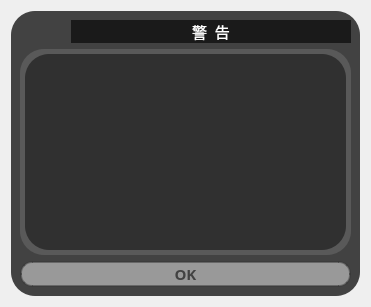
<?xml version="1.0" encoding="UTF-8"?>
<ui version="4.0">
 <class>WarningDialog</class>
 <widget class="QDialog" name="WarningDialog">
  <property name="geometry">
   <rect>
    <x>0</x>
    <y>0</y>
    <width>371</width>
    <height>307</height>
   </rect>
  </property>
  <property name="windowTitle">
   <string>Dialog</string>
  </property>
  <property name="styleSheet">
   <string notr="true">background-color: none;
</string>
  </property>
  <layout class="QVBoxLayout" name="verticalLayout_2">
   <item>
    <widget class="QFrame" name="frame">
     <property name="styleSheet">
      <string notr="true">color:white;
background-color: rgba(42, 42, 42, 224);
border: none;
border-radius: 24px
</string>
     </property>
     <property name="frameShape">
      <enum>QFrame::StyledPanel</enum>
     </property>
     <property name="frameShadow">
      <enum>QFrame::Raised</enum>
     </property>
     <layout class="QVBoxLayout" name="verticalLayout">
      <item>
       <layout class="QHBoxLayout" name="horizontalLayout">
        <item>
         <widget class="QLabel" name="WarningIconLabel">
          <property name="maximumSize">
           <size>
            <width>45</width>
            <height>40</height>
           </size>
          </property>
          <property name="styleSheet">
           <string notr="true">background-color:none</string>
          </property>
          <property name="text">
           <string/>
          </property>
          <property name="pixmap">
           <pixmap>../waring.png</pixmap>
          </property>
          <property name="scaledContents">
           <bool>true</bool>
          </property>
         </widget>
        </item>
        <item>
         <widget class="QLabel" name="warningLabel">
          <property name="maximumSize">
           <size>
            <width>16777215</width>
            <height>40</height>
           </size>
          </property>
          <property name="font">
           <font>
            <family>微軟正黑體</family>
            <pointsize>11</pointsize>
           </font>
          </property>
          <property name="styleSheet">
           <string notr="true">QLabel#warningLabel{
	color: white;
	background-color: rgba(20, 20, 20, 224);
	border-style: solid;
	border-color: white;
	border-radius: 19px;
	inset red;
}

</string>
          </property>
          <property name="text">
           <string>警  告</string>
          </property>
          <property name="alignment">
           <set>Qt::AlignCenter</set>
          </property>
         </widget>
        </item>
       </layout>
      </item>
      <item>
       <widget class="QWidget" name="messageWidget" native="true">
        <property name="sizePolicy">
         <sizepolicy hsizetype="Preferred" vsizetype="Expanding">
          <horstretch>0</horstretch>
          <verstretch>0</verstretch>
         </sizepolicy>
        </property>
        <property name="minimumSize">
         <size>
          <width>0</width>
          <height>180</height>
         </size>
        </property>
        <property name="styleSheet">
         <string notr="true">color:white;
background-color: rgba(92, 92, 92, 224);
</string>
        </property>
        <layout class="QHBoxLayout" name="horizontalLayout_2">
         <property name="leftMargin">
          <number>5</number>
         </property>
         <property name="topMargin">
          <number>5</number>
         </property>
         <property name="rightMargin">
          <number>5</number>
         </property>
         <property name="bottomMargin">
          <number>5</number>
         </property>
         <item>
          <widget class="QPlainTextEdit" name="messageLabel">
           <property name="font">
            <font>
             <family>微軟正黑體</family>
             <pointsize>11</pointsize>
            </font>
           </property>
           <property name="styleSheet">
            <string notr="true">QPlainTextEdit#messageLabel{
	color:white;
	background-color: rgba(42, 42, 42, 224);
	padding-left:10; 
	padding-top:10; 
	padding-bottom:10; 
	padding-right:10
}
</string>
           </property>
           <property name="verticalScrollBarPolicy">
            <enum>Qt::ScrollBarAlwaysOff</enum>
           </property>
           <property name="horizontalScrollBarPolicy">
            <enum>Qt::ScrollBarAlwaysOff</enum>
           </property>
           <property name="readOnly">
            <bool>true</bool>
           </property>
           <property name="plainText">
            <string/>
           </property>
          </widget>
         </item>
        </layout>
       </widget>
      </item>
      <item>
       <widget class="QPushButton" name="okButton">
        <property name="sizePolicy">
         <sizepolicy hsizetype="Minimum" vsizetype="Preferred">
          <horstretch>0</horstretch>
          <verstretch>0</verstretch>
         </sizepolicy>
        </property>
        <property name="font">
         <font>
          <family>微軟正黑體</family>
          <pointsize>11</pointsize>
          <weight>75</weight>
          <bold>true</bold>
         </font>
        </property>
        <property name="styleSheet">
         <string notr="true">QPushButton#okButton{
	background-color: rgba(182, 182, 182, 192);
	color: rgb(66, 66, 66);
	border-style: solid;
	border-color: rgba(54, 54, 54, 128);
	border-width: 2px;
	border-radius: 12px;
}
QPushButton#okButton:hover{
	background-color:  rgba(145, 145, 145, 192);
	color: rgba(182, 182, 182);
}


</string>
        </property>
        <property name="text">
         <string>OK</string>
        </property>
       </widget>
      </item>
     </layout>
    </widget>
   </item>
  </layout>
 </widget>
 <resources/>
 <connections/>
</ui>
